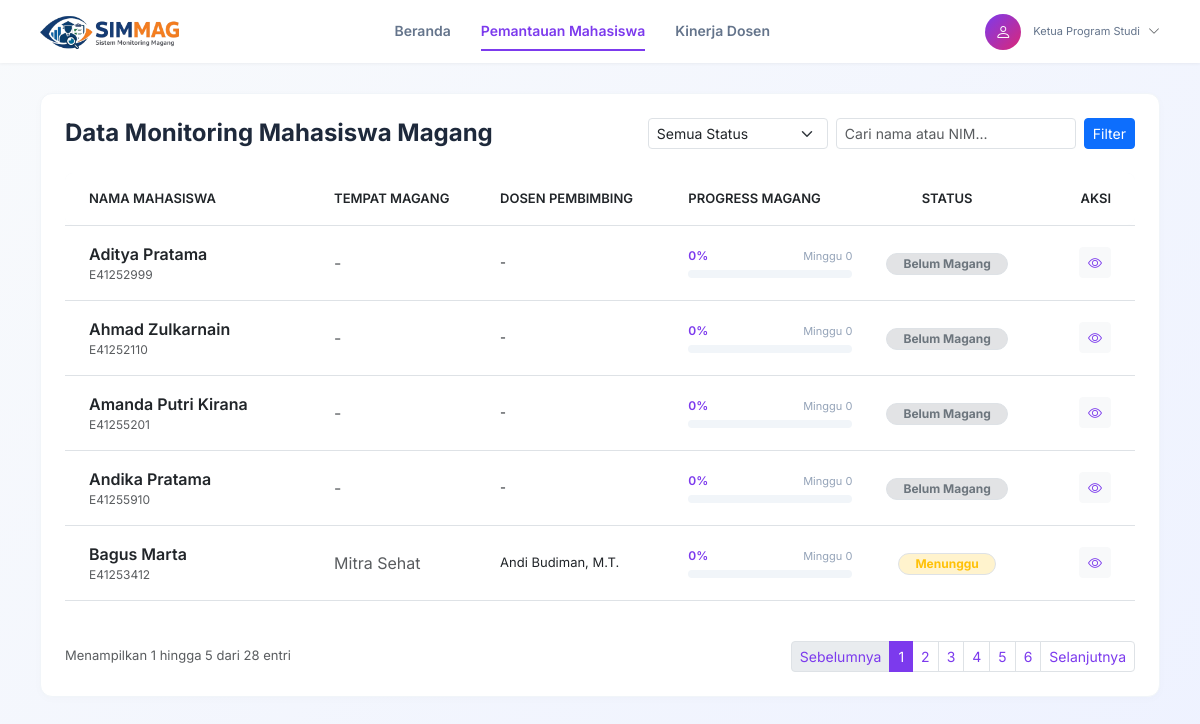
Page /kaprodi/monitoring_mahasiswa.php (signed in) on the committed database.
### tables this page shows
CREATE TABLE `mahasiswa` (
  `id_mahasiswa` int(11) NOT NULL,
  `NIM` varchar(20) NOT NULL,
  `nama` varchar(100) NOT NULL,
  `email` varchar(100) NOT NULL,
  `prodi` varchar(100) NOT NULL,
  `password` varchar(255) NOT NULL,
  `no_hp` varchar(20) DEFAULT NULL
);

### config/paging.php (called while the page is built, shortened)
<?php
$page_active = $_GET['page'] ?? 1;
$limit = $limit ?? 5;
$offset = ($page_active - 1) * $limit;
?>

### kaprodi/monitoring_mahasiswa.php (the view, shortened to what this page needs)
<?php
$db = new Database();
$conn = $db->getConnection();
$page = "monitoring_mahasiswa";
$search = $_GET['search'] ?? '';
include '../config/paging.php';
$query = "
    SELECT
        m.id_mahasiswa,
        m.nama,
        m.NIM,
        pm.tempat_magang,
        pm.status_pendaftaran,
        pm.tanggal_mulai,
        pm.tanggal_selesai,
        d.nama AS nama_dosen,
        MAX(lh.minggu_ke) AS minggu_terakhir
    FROM mahasiswa m
    LEFT JOIN pendaftaran_magang pm ON m.id_mahasiswa = pm.id_mahasiswa
    LEFT JOIN dosen d ON pm.id_dosen = d.id_dosen
    LEFT JOIN laporan_harian lh ON m.id_mahasiswa = lh.id_mahasiswa
    WHERE 1=1
";
$params = [];
$query .= "
    GROUP BY m.id_mahasiswa
    ORDER BY m.nama ASC
    LIMIT $limit
    OFFSET $offset
";
$stmtMahasiswa = $conn->prepare($query);
$stmtMahasiswa->execute($params);
$data_mahasiswa = $stmtMahasiswa->fetchAll(PDO::FETCH_ASSOC);
?>
<!DOCTYPE html>
<html lang="id">
<head>
    <link href="https://cdn.jsdelivr.net/npm/bootstrap@5.3.0/dist/css/bootstrap.min.css" rel="stylesheet">
    <link href="https://cdn.jsdelivr.net/npm/bootstrap-icons/font/bootstrap-icons.css" rel="stylesheet">
    <link rel="stylesheet" href="assets/css/kaprodi.css">
    <link rel="stylesheet" href="assets/css/monitoring.css">
</head>
<body>
    <div class="top-navbar">
        <div class="navbar-brand">
            <img src="../mahasiswa/assets/logo.png" alt="SIMMAG">
        </div>
        <div class="nav-center">
            <a href="dashboard.php" class="<?= ($page == 'dashboard') ? 'active' : '' ?>">Beranda</a>
            <a href="monitoring_mahasiswa.php" class="<?= ($page == 'monitoring_mahasiswa') ? 'active' : '' ?>">Pemantauan Mahasiswa</a>
            <a href="pemantauan_dosen.php" class="<?= ($page == 'pemantauan_dosen') ? 'active' : '' ?>">Kinerja Dosen</a>
        </div>
        <div class="nav-right">
            <div class="profile-section">
                <div class="profile-wrapper">
                    <div class="profile-info" id="profileToggle">
                        <div class="profile-avatar"><i class="bi bi-person"></i></div>
                        <div class="profile-text">
                            <div class="role">Ketua Program Studi</div>
                        </div>
                        <i class="bi bi-chevron-down ms-2 text-muted chevron-icon"></i>
                    </div>
                </div>
            </div>
        </div>
    </div>
    <div class="main-container">
        <div class="table-card">
            <div class="d-flex justify-content-between align-items-center mb-4 flex-wrap gap-3">
                <h4 class="mb-0 fw-bold page-title">Data Monitoring Mahasiswa Magang</h4>
                <form method="GET" class="d-flex align-items-center gap-2 flex-wrap">
                    <select name="status" class="form-select form-select-sm" style="width: 180px;" onchange="this.form.submit()">
                        <option value="">Semua Status</option>
                    </select>
                    <input type="text" name="search" class="form-control form-control-sm" placeholder="Cari nama atau NIM..." value="<?= htmlspecialchars($search) ?>" style="width: 240px;">
                    <button type="submit" class="btn btn-primary btn-sm">Filter</button>
                </form>
            </div>
            <div class="table-responsive">
                <table class="table table-hover align-middle">
                    <thead>
                        <tr>
                            <th class="py-3 px-4">Nama Mahasiswa</th>
                            <th class="py-3">Tempat Magang</th>
                            <th class="py-3">Dosen Pembimbing</th>
                            <th class="py-3 col-progress">Progress Magang</th>
                            <th class="py-3 text-center">Status</th>
                            <th class="py-3 px-4 text-end">Aksi</th>
                        </tr>
                    </thead>
                    <tbody>
                        <?php foreach ($data_mahasiswa as $mhs): ?>
                            <?php
                            $minggu = $mhs['minggu_terakhir'] ?? 0;
                            $progress = 0;
                            ?>
                            <tr>
                                <td class="px-4 py-3">
                                    <div class="fw-semibold text-dark"><?= $mhs['nama'] ?></div>
                                    <div class="text-muted sub-text"><?= $mhs['NIM'] ?></div>
                                </td>
                                <td class="py-3 text-muted">
                                    <?= $mhs['tempat_magang'] ?? '-' ?>
                                </td>
                                <td class="py-3">
                                    <div class="text-dark dosen-name">
                                        <?= $mhs['nama_dosen'] ?? '-' ?>
                                    </div>
                                </td>
                                <td class="py-3">
                                    <div class="d-flex justify-content-between align-items-center mb-1 progress-info">
                                        <span class="progress-percent"><?= round($progress) ?>%</span>
                                        <span class="progress-week">Minggu <?= $minggu ?></span>
                                    </div>
                                    <div class="progress-bar-container">
                                    </div>
                                </td>
                                <td class="py-3 text-center">
                                    <?php
                                    $statusClass = 'bg-secondary-subtle text-secondary';
                                    if ($mhs['status_pendaftaran'] == 'Aktif') {
                                        $statusClass = 'bg-success-subtle text-success';
                                    } elseif ($mhs['status_pendaftaran'] == 'Menunggu') {
                                        $statusClass = 'bg-warning-subtle text-warning';
                                    } elseif ($mhs['status_pendaftaran'] == 'Selesai') {
                                        $statusClass = 'bg-primary-subtle text-primary';
                                    }
                                    ?>
                                    <span class="badge <?= $statusClass ?> border px-3 py-1 rounded-pill">
                                        <?= $mhs['status_pendaftaran'] ?? 'Belum Magang' ?>
                                    </span>
                                </td>
                                <td class="px-4 py-3 text-end">
                                    <button class="btn btn-sm btn-light text-purple btn-detail"
                                        data-nama="<?= $mhs['nama'] ?>"
                                        data-nim="<?= $mhs['NIM'] ?>"
                                        data-tempat="<?= $mhs['tempat_magang'] ?? '-' ?>"
                                        data-dosen="<?= $mhs['nama_dosen'] ?? '-' ?>"
                                        data-status="<?= $mhs['status_pendaftaran'] ?? 'Belum Magang' ?>"
                                        data-progress="<?= round($progress) ?>"
                                        data-minggu="<?= $minggu ?>">
                                        <i class="bi bi-eye"></i>
                                    </button>
                                </td>
                            </tr>
                        <?php endforeach; ?>
                    </tbody>
                </table>
            </div>
            <?php include '../config/pagination.php'; ?>
        </div>
    </div>
</body>
</html>

### kaprodi/assets/css/kaprodi.css (style rules this page uses)
body { font-family: 'Inter', sans-serif; background: linear-gradient(135deg, #f8fafc 0%, #eef2ff 100%); color: #1e293b; min-height: 100vh; margin: 0; padding: 0; }
.top-navbar { background-color: #ffffff; padding: 12px 40px; display: flex; align-items: center; justify-content: space-between; box-shadow: 0 1px 3px rgba(0,0,0,0.05); }
.navbar-brand img { height: 35px; }
.nav-center { display: flex; gap: 30px; }
.nav-center a { color: #64748b; text-decoration: none; font-weight: 600; font-size: 14px; padding: 8px 0; border-bottom: 2px solid transparent; transition: all 0.2s; }
.nav-center a:hover, .nav-center a.active { color: #7c3aed; border-bottom: 2px solid #7c3aed; }
.nav-right { display: flex; align-items: center; gap: 20px; }
.profile-section { display: flex; align-items: center; }
.profile-info { display: flex; align-items: center; cursor: pointer; }
.profile-avatar { width: 36px; height: 36px; border-radius: 50%; background: linear-gradient(135deg, #7c3aed, #db2777); color: white; display: flex; align-items: center; justify-content: center; font-size: 16px; margin-right: 12px; }
.profile-text { line-height: 1.2; }
.profile-text .role { font-size: 11px; color: #64748b; }
.profile-wrapper { position: relative; }
.main-container { padding: 30px 40px; max-width: 1400px; margin: 0 auto; }
.table-card { background: white; border-radius: 12px; padding: 24px; box-shadow: 0 2px 10px rgba(0,0,0,0.02); border: 1px solid #f1f5f9; }
.text-purple { color: #7c3aed; }
.chevron-icon { font-size: 12px; }

### kaprodi/assets/css/monitoring.css (style rules this page uses)
.progress-bar-container { height: 8px; background-color: #f1f5f9; border-radius: 10px; width: 100%; margin-top: 5px; }
.table thead { background-color: #f8fafc; color: #64748b; font-size: 13px; text-transform: uppercase; }
.table thead th { font-weight: 600; }
.table thead th:first-child { border-radius: 8px 0 0 8px; }
.table thead th:last-child { border-radius: 0 8px 8px 0; }
.table tbody .student-nim, .table tbody .sub-text { font-size: 12px; }
.table tbody .dosen-name { font-size: 13px; }
.progress-info .progress-percent { font-size: 12px; font-weight: 600; color: #7c3aed; }
.progress-info .progress-week { font-size: 11px; color: #94a3b8; }
.col-progress { width: 180px; }
.page-title { color: #1e293b; }

### rows in the picture
mahasiswa: nama "Aditya Pratama", NIM "E41252999", tempat_magang "-", nama_dosen "-", progress "0", minggu "0", status_pendaftaran "Belum Magang"
mahasiswa: nama "Ahmad Zulkarnain", NIM "E41252110", tempat_magang "-", nama_dosen "-", progress "0", minggu "0", status_pendaftaran "Belum Magang"
mahasiswa: nama "Amanda Putri Kirana", NIM "E41255201", tempat_magang "-", nama_dosen "-", progress "0", minggu "0", status_pendaftaran "Belum Magang"
mahasiswa: nama "Andika Pratama", NIM "E41255910", tempat_magang "-", nama_dosen "-", progress "0", minggu "0", status_pendaftaran "Belum Magang"
mahasiswa: nama "Bagus Marta", NIM "E41253412", tempat_magang "Mitra Sehat", nama_dosen "Andi Budiman, M.T.", progress "0", minggu "0", status_pendaftaran "Menunggu"

### other values in the picture
$start_data "1"
$end_data "5"
$total_data "28"
